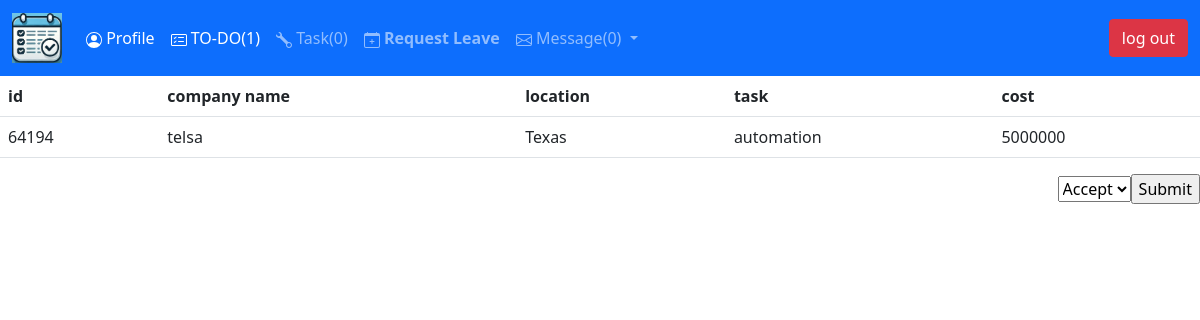
/to-do (signed in), run on the app's committed database.
### main.py (models this page shows)
class Task(db.Model):
    __tablename__ = "tasks"
    id = db.Column(db.Integer, primary_key=True)
    task_id = db.Column(db.String(30), nullable=False)
    location = db.Column(db.String(30), nullable=False)
    task_name = db.Column(db.String(30), nullable=False)
    status = db.Column(db.String(30), nullable=False)
    cost = db.Column(db.Integer)
    payment = db.Column(db.Integer)
    startDate= db.Column(db.String(300))
    stopDate = db.Column(db.String(300))
    staff_pending = db.Column(db.String(300))
    staff_accepted = db.Column(db.String(300))
    staff_rejected = db.Column(db.String(300))
    company_id = db.Column(db.Integer, db.ForeignKey('company.id'))
    company_name = relationship("Company", back_populates='task', lazy='subquery')
    comment = relationship("Comment", back_populates='task_name', lazy='subquery')

class Company(db.Model):
    __tablename__ = 'company'
    id = db.Column(db.Integer, primary_key=True)
    name = db.Column(db.String(30), nullable=False)
    location = db.Column(db.String(30), nullable=False)
    contact = db.Column(db.String(30))
    contact_name = db.Column(db.String(30))
    mail = db.Column(db.String(30))
    task = relationship("Task", back_populates='company_name', lazy='subquery')

### main.py (the view, shortened to what this page needs)
@app.route('/to-do', methods=['GET', 'POST'])
@login_required
def to_do():
    table_head = ('id', 'company name', 'location', 'task', 'cost')
    project = []
    details = staff_stat(current_user)
    form = AcceptRejectForm()
    if current_user.pending not in (None, ' ', ""):
        ids = current_user.pending.split(",")
        ids = [tsk for tsk in ids if tsk.isnumeric()]
        for tsk in ids:
            project.append(db.get_or_404(Task, int(tsk)))
    return render_template('/user/todo.html', table_head=table_head, details = staff_stat(current_user),  task=project, form=form, num_mail=mail_counter())

### forms.py
class AcceptRejectForm(FlaskForm):
    accept = SelectField(u'Accept or Reject', choices=['Accept', "Reject"], default='Accept', validators=[DataRequired()])
    task_id = IntegerField()
    submit = SubmitField('Submit')

### main.py (called while the page is built)
@login_manager.user_loader
def load_user(user_id):
    return db.get_or_404(User, user_id)

def mail_counter():
    messages = db.session.query(Messages).all()
    messages = [message for message in messages if message.receiver == current_user.id_name]
    messages = [message for message in messages if message.read is False]
    return len(messages)

### templates/user/todo.html (shortened to what this page needs)
{% extends 'header.html' %}
{% block content %}
{% from 'bootstrap5/form.html' import render_form %}
{% for project in task %}
<table class="table table-hover">
<tr>
{% for heading in table_head %}
    <th>{{heading}}</th>
 {% endfor %}
</tr>
    <tr>
        <td>{{project.task_id}}</td>
        <td>{{project.company_name.name}}</td>
        <td>{{project.location}}</td>
        <td>{{project.task_name}}</td>
        <td>{{project.cost}}</td>
     </tr>
    </table>
        <div class="row">
            <form action="{{url_for('to_do')}}" method="POST">
            <div class="col-12"> <p align="right">
                {{ form.accept()}}{{form.submit}}
            </div>
            </form>
        </div>
{% endfor %}
{% endblock %}

### data on the page
Task: table_head "id" "company name" "location" "task" "cost", task_id "64194", company_name.name "telsa", location "Texas", task_name "automation", cost "5000000"

### other printed values
{{ details['pen'][1] }} "1"
{{ details['on'][1] }} "0"
{{ num_mail }} "0"
